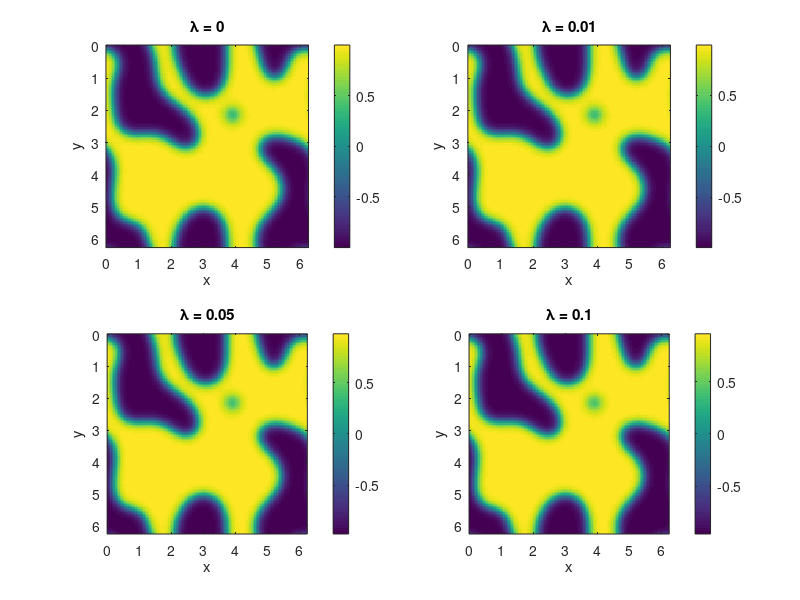
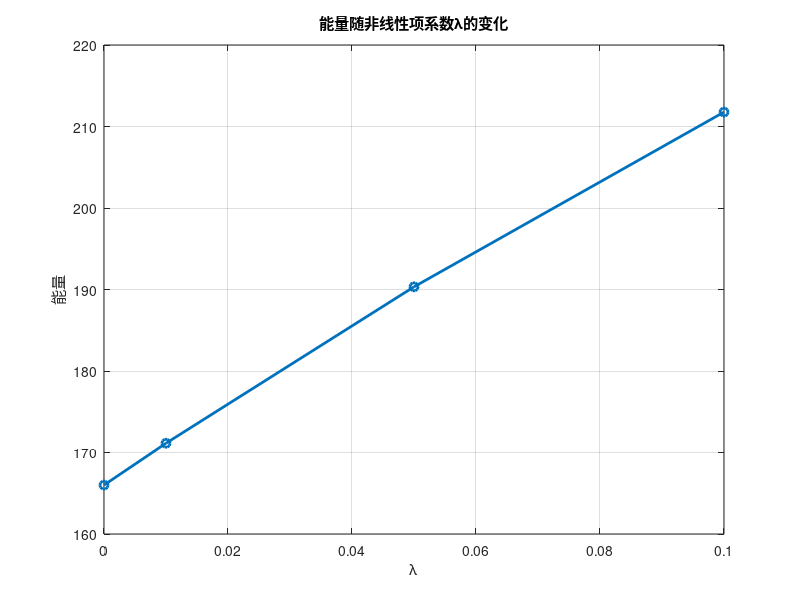
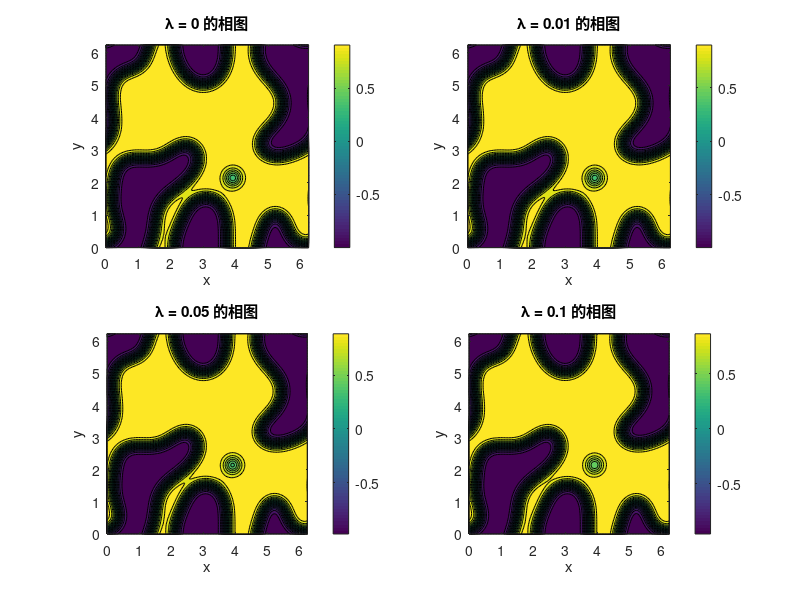

Write MATLAB code to recreate these figures, in order.
% 分析不同非线性项系数的影响
function analyze_nonlinear_effect()
    % 参数设置
    gamma = 0.01;
    epsilon = 0.1;
    N = 128;
    dt = 0.1;
    tmax = 20;
    nt = tmax/dt;
    
    % 测试不同的非线性项系数
    lambda_values = [0, 0.01, 0.05, 0.1];
    
    % 初始条件
    u_init = zeros(N, N);
    nb = 8;
    for j = 0:N/nb-1
        for j2 = 0:N/nb-1
            u_init(j*nb+1:(j+1)*nb, j2*nb+1:(j2+1)*nb) = 0.5*(rand(1)-0.5)*ones(nb, nb);
        end
    end
    
    % 空间离散
    L = 2*pi;         % 计算区域长度
    x = (0:N-1)*L/N; % x方向网格点
    y = (0:N-1)*L/N; % y方向网格点
    [X, Y] = meshgrid(x, y);
    
    % 波数
    k = [0:N/2-1 0 -N/2+1:-1]; % 波数向量
    [KX, KY] = meshgrid(k, k);  % 二维波数网格
    
    % 线性算子
    L = -gamma * (KX.^2 + KY.^2);
    
    % 计算ETDRK4所需的系数
    E = exp(dt*L);
    E2 = exp(dt*L/2);
    
    % 使用contour积分计算ETDRK4系数
    M = 16;
    r = exp(1i*pi*((1:M)-0.5)/M);
    Lr = dt*L(:) + r;
    Q = dt*mean((exp(Lr/2)-1)./Lr, 2);
    f1 = dt*mean((-4-Lr+exp(Lr).*(4-3*Lr+Lr.^2))./Lr.^3, 2);
    f2 = dt*mean((2+Lr+exp(Lr).*(-2+Lr))./Lr.^3, 2);
    f3 = dt*mean((-4-3*Lr-Lr.^2+exp(Lr).*(4-Lr))./Lr.^3, 2);
    
    % 重塑系数为二维
    Q = reshape(Q, size(L));
    f1 = reshape(f1, size(L));
    f2 = reshape(f2, size(L));
    f3 = reshape(f3, size(L));
    
    % 创建图形窗口
    figure(4);
    
    % 存储最终结果
    final_results = zeros(N, N, length(lambda_values));
    
    % 对每个非线性项系数进行计算
    for lambda_idx = 1:length(lambda_values)
        lambda = lambda_values(lambda_idx);
        
        % 复制初始条件
        u = u_init;
        
        % 时间推进
        for n = 1:nt
            % 计算非线性项 N(u) = -γ/ε² * (u³-u+λu⁵)
            Nu = -gamma/epsilon^2 * ((u.^3-u) + lambda*u.^5);
            Nuk = fft2(Nu);
            
            % ETDRK4方法的四个阶段
            a = E2.*fft2(u) + Q.*Nuk;
            
            % 计算第二阶段的非线性项
            ua = real(ifft2(a));
            Na = -gamma/epsilon^2 * ((ua.^3-ua) + lambda*ua.^5);
            
            % 计算第三阶段
            b = E2.*fft2(u) + Q.*fft2(Na);
            
            % 计算第三阶段的非线性项
            ub = real(ifft2(b));
            Nb = -gamma/epsilon^2 * ((ub.^3-ub) + lambda*ub.^5);
            
            % 计算第四阶段
            c = E2.*a + Q.*(2*fft2(Nb)-Nuk);
            
            % 计算第四阶段的非线性项
            uc = real(ifft2(c));
            Nc = -gamma/epsilon^2 * ((uc.^3-uc) + lambda*uc.^5);
            
            % 最终更新
            u_hat = E.*fft2(u) + f1.*Nuk + f2.*(fft2(Na)+fft2(Nb)) + f3.*fft2(Nc);
            u = real(ifft2(u_hat));
        end
        
        % 存储最终结果
        final_results(:,:,lambda_idx) = u;
        
        % 绘制结果
        subplot(2, 2, lambda_idx);
        imagesc(x, y, u);
        axis square;
        colorbar;
        title(['\lambda = ', num2str(lambda)]);
        xlabel('x');
        ylabel('y');
    end
    
    % 计算和绘制不同lambda值下的能量
    figure(5);
    energies = zeros(length(lambda_values), 1);
    % 重新定义波数，确保维度正确
    k = [0:N/2-1 0 -N/2+1:-1]; % 波数向量
    [KX, KY] = meshgrid(k, k);  % 二维波数网格
    
    % 定义空间离散步长
    L = 2*pi;         % 计算区域长度
    dx = L/N;
    
    for i = 1:length(lambda_values)
        u = final_results(:,:,i);
        lambda = lambda_values(i);
        % 计算能量泛函 E(u) = ∫(γ/2|∇u|² + 1/(4ε²)(u²-1)² + λ/(6ε²)u⁶)dx
        % 这里使用简化的离散计算
        u_x = fft2(u) .* (1i*KX);
        u_y = fft2(u) .* (1i*KY);
        grad_u_squared = abs(ifft2(u_x)).^2 + abs(ifft2(u_y)).^2;
        potential = (1/(4*epsilon^2))*(u.^2-1).^2 + (lambda/(6*epsilon^2))*u.^6;
        energy = sum(sum(gamma/2*grad_u_squared + potential)) * (dx)^2;
        energies(i) = energy;
    end
    
    % 绘制能量随lambda变化的曲线
    plot(lambda_values, energies, 'o-', 'LineWidth', 2);
    title('能量随非线性项系数\lambda的变化');
    xlabel('\lambda');
    ylabel('能量');
    grid on;
    
    % 绘制不同lambda值下的相图
    figure(6);
    for i = 1:length(lambda_values)
        subplot(2, 2, i);
        u = final_results(:,:,i);
        contourf(X, Y, u, 20);
        axis square;
        colorbar;
        title(['\lambda = ', num2str(lambda_values(i)), ' 的相图']);
        xlabel('x');
        ylabel('y');
    end
end